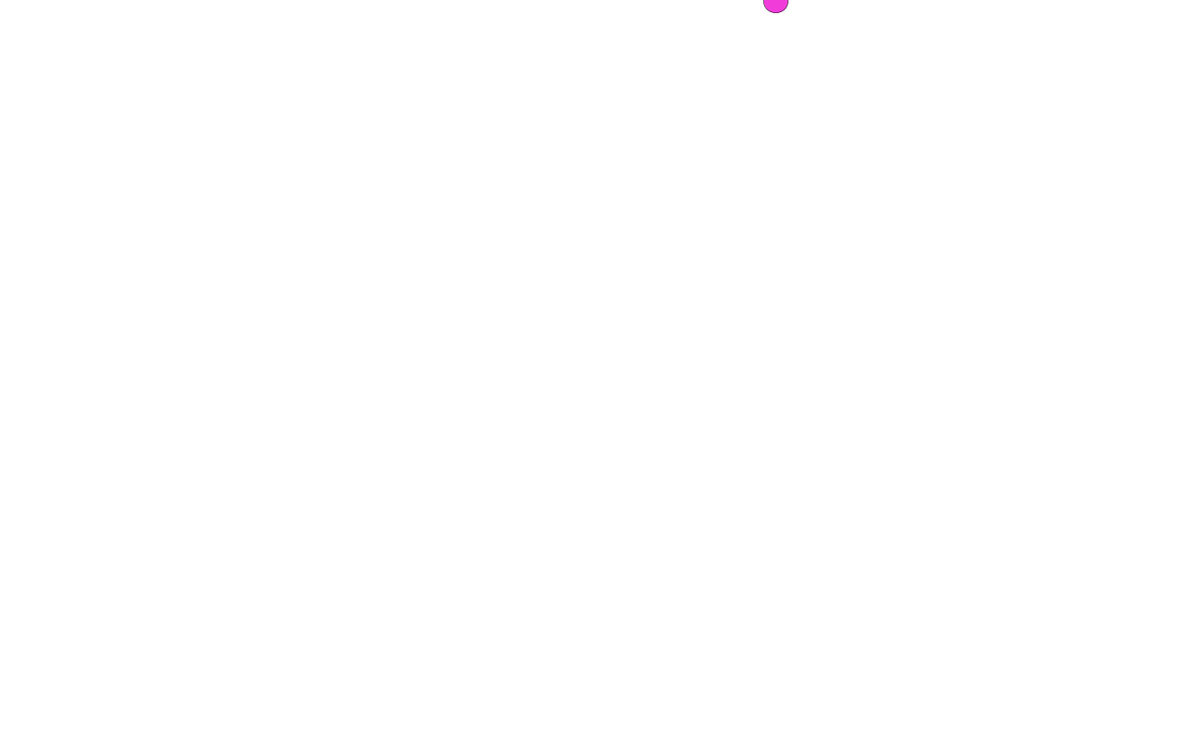
Frame 1 (no input)
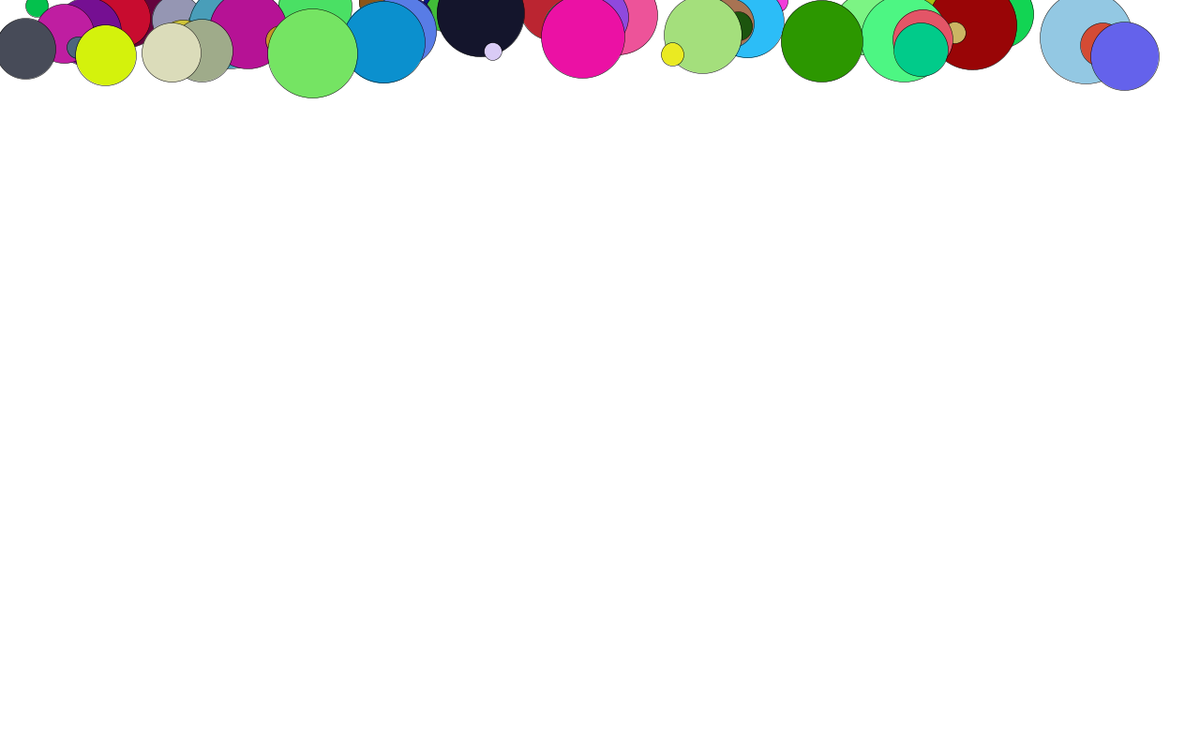
Frame 60 (the mouse pressed at the canvas centre just before this capture)
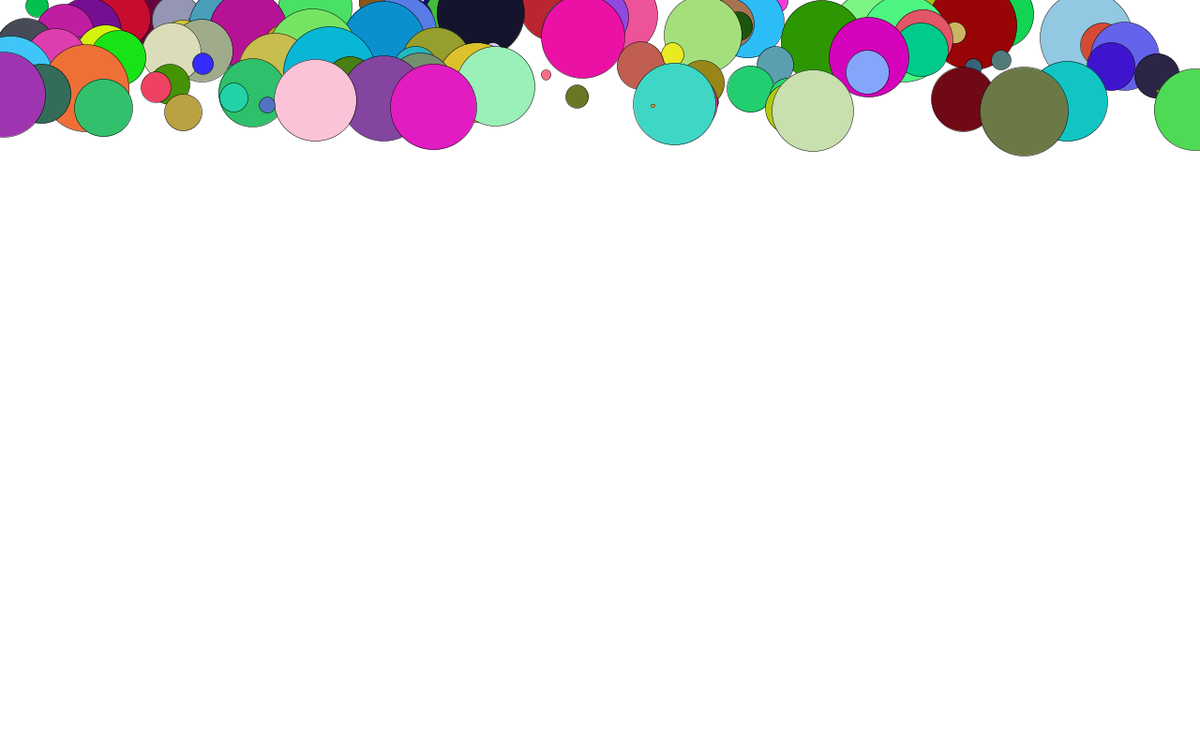
Frame 120 (the mouse held since frame 60 and released just before this capture)

The Processing sketch that drew these frames (run headless with seeded random() and noise(); from frame 60 on, the mouse is pressed at the canvas centre):

// Processing sketch: Random_Circles
// ── Random_Circles.pde
int y = 0;
void setup(){
  background(255);
  size(1280, 800);
  frameRate(200);
}

void draw(){
 float x = random(1280);
 float z = random(100);
 float a = random(255);
 float b = random(255);
 float c = random(255);
 
 y = y + 1; 
 
 if (y > height) {
  y = 0;
 }
 
 fill(a,b,c);
 strokeWeight(0.5);
 ellipse(x,y,z,z);
 
}
